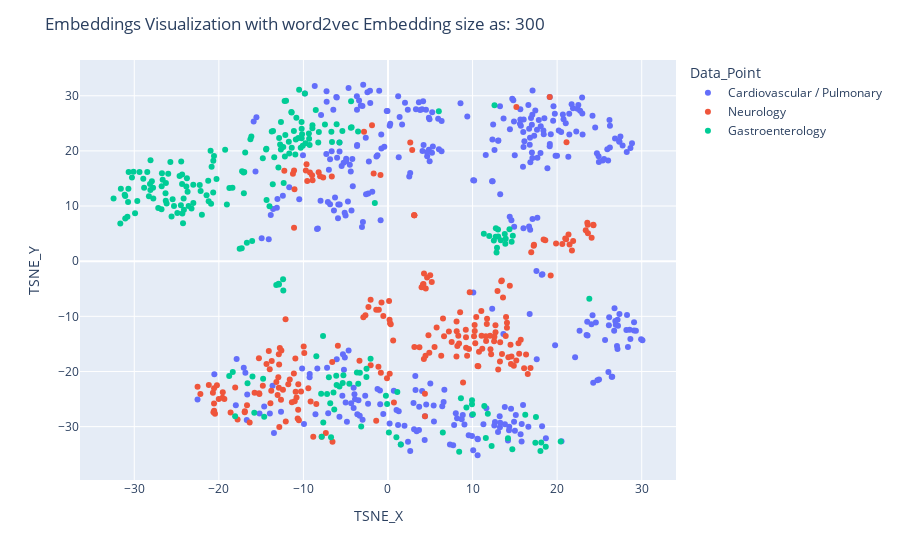

Here is the notebook cell this chart was saved with:
### Code cell
res_lg = np.array(load_embedding(file_name = "raw_word2vec_300_embedding.csv"))
plotEmbeddings(list(res_lg), data['category'].values, 'word2vec')

### Figure 1 — Plotly figure (JSON) as saved in the notebook; plotly's stock layout.template omitted (floating-point values rounded to 4 significant figures; data arrays with more than 128 entries replaced by an {"elided": "..."} marker saying what was removed)
{"data": [{"customdata": {"elided": "371x1 str values"}, "hovertemplate": "Data Point: %{customdata[0]}", "legendgroup": "Cardiovascular / Pulmonary", "marker": {"color": "#636efa", "symbol": "circle"}, "mode": "markers", "name": "Cardiovascular / Pulmonary", "orientation": "v", "showlegend": true, "type": "scatter", "x": {"elided": "371 float values"}, "xaxis": "x", "y": {"elided": "371 float values"}, "yaxis": "y"}, {"customdata": {"elided": "223x1 str values"}, "hovertemplate": "Data Point: %{customdata[0]}", "legendgroup": "Neurology", "marker": {"color": "#EF553B", "symbol": "circle"}, "mode": "markers", "name": "Neurology", "orientation": "v", "showlegend": true, "type": "scatter", "x": {"elided": "223 float values"}, "xaxis": "x", "y": {"elided": "223 float values"}, "yaxis": "y"}, {"customdata": {"elided": "224x1 str values"}, "hovertemplate": "Data Point: %{customdata[0]}", "legendgroup": "Gastroenterology", "marker": {"color": "#00cc96", "symbol": "circle"}, "mode": "markers", "name": "Gastroenterology", "orientation": "v", "showlegend": true, "type": "scatter", "x": {"elided": "224 float values"}, "xaxis": "x", "y": {"elided": "224 float values"}, "yaxis": "y"}], "layout": {"legend": {"title": {"text": "Data_Point"}, "tracegroupgap": 0}, "margin": {"t": 60}, "title": {"text": "Embeddings Visualization with word2vec Embedding size as: 300"}, "xaxis": {"anchor": "y", "domain": [0, 1], "title": {"text": "TSNE_X"}}, "yaxis": {"anchor": "x", "domain": [0, 1], "title": {"text": "TSNE_Y"}}}}
